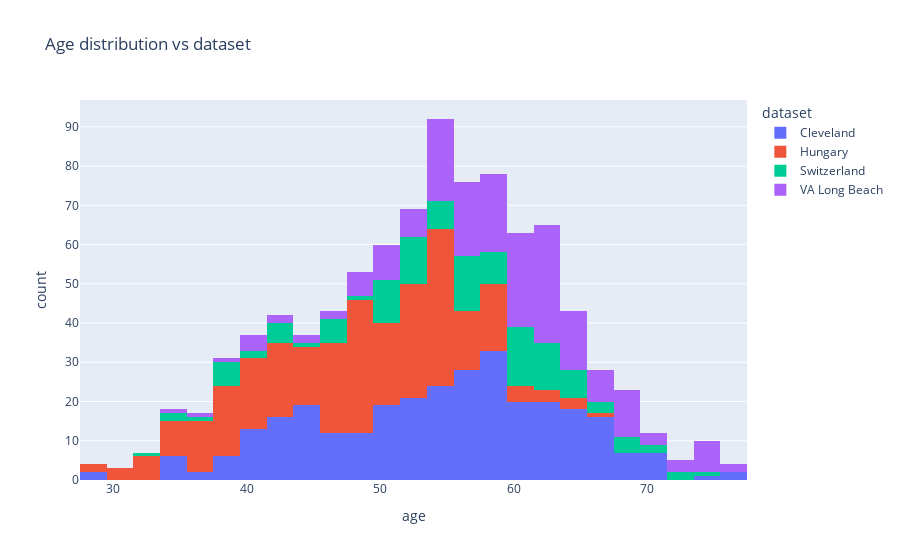

Notebook code for this chart:
### Code cell
fig = px.histogram(df, x="age",color='dataset',title='Age distribution vs dataset')
fig.show()

### Figure 1 — Plotly figure (JSON) as saved in the notebook; plotly's stock layout.template omitted (floating-point values rounded to 4 significant figures; data arrays with more than 128 entries replaced by an {"elided": "..."} marker saying what was removed)
{"data": [{"alignmentgroup": "True", "bingroup": "x", "hovertemplate": "dataset=Cleveland<br>age=%{x}<br>count=%{y}<extra></extra>", "legendgroup": "Cleveland", "marker": {"color": "#636efa", "pattern": {"shape": ""}}, "name": "Cleveland", "offsetgroup": "Cleveland", "orientation": "v", "showlegend": true, "type": "histogram", "x": {"elided": "304 int values"}, "xaxis": "x", "yaxis": "y"}, {"alignmentgroup": "True", "bingroup": "x", "hovertemplate": "dataset=Hungary<br>age=%{x}<br>count=%{y}<extra></extra>", "legendgroup": "Hungary", "marker": {"color": "#EF553B", "pattern": {"shape": ""}}, "name": "Hungary", "offsetgroup": "Hungary", "orientation": "v", "showlegend": true, "type": "histogram", "x": {"elided": "293 int values"}, "xaxis": "x", "yaxis": "y"}, {"alignmentgroup": "True", "bingroup": "x", "hovertemplate": "dataset=Switzerland<br>age=%{x}<br>count=%{y}<extra></extra>", "legendgroup": "Switzerland", "marker": {"color": "#00cc96", "pattern": {"shape": ""}}, "name": "Switzerland", "offsetgroup": "Switzerland", "orientation": "v", "showlegend": true, "type": "histogram", "x": [32, 34, 35, 36, 38, 38, 38, 38, 38, 38, 40, 41, 42, 42, 43, 43, 43, 45, 46, 46, 47, 47, 47, 47, 48, 50, 50, 50, 50, 51, 51, 51, 51, 51, 51, 51, 52, 52, 52, 52, 53, 53, 53, 53, 53, 53, 53, 53, 54, 54, 54, 55, 55, 55, 55, 56, 56, 56, 56, 56, 56, 56, 56, 57, 57, 57, 57, 57, 57, 58, 58, 58, 59, 59, 59, 59, 59, 60, 60, 60, 60, 60, 60, 61, 61, 61, 61, 61, 61, 61, 61, 61, 62, 62, 62, 62, 62, 62, 62, 63, 63, 63, 63, 63, 64, 64, 64, 65, 65, 65, 65, 66, 66, 67, 68, 68, 69, 69, 70, 70, 72, 73, 74], "xaxis": "x", "yaxis": "y"}, {"alignmentgroup": "True", "bingroup": "x", "hovertemplate": "dataset=VA Long Beach<br>age=%{x}<br>count=%{y}<extra></extra>", "legendgroup": "VA Long Beach", "marker": {"color": "#ab63fa", "pattern": {"shape": ""}}, "name": "VA Long Beach", "offsetgroup": "VA Long Beach", "orientation": "v", "showlegend": true, "type": "histogram", "x": {"elided": "200 int values"}, "xaxis": "x", "yaxis": "y"}], "layout": {"barmode": "relative", "legend": {"title": {"text": "dataset"}, "tracegroupgap": 0}, "title": {"text": "Age distribution vs dataset"}, "xaxis": {"anchor": "y", "domain": [0, 1], "title": {"text": "age"}}, "yaxis": {"anchor": "x", "domain": [0, 1], "title": {"text": "count"}}}}
